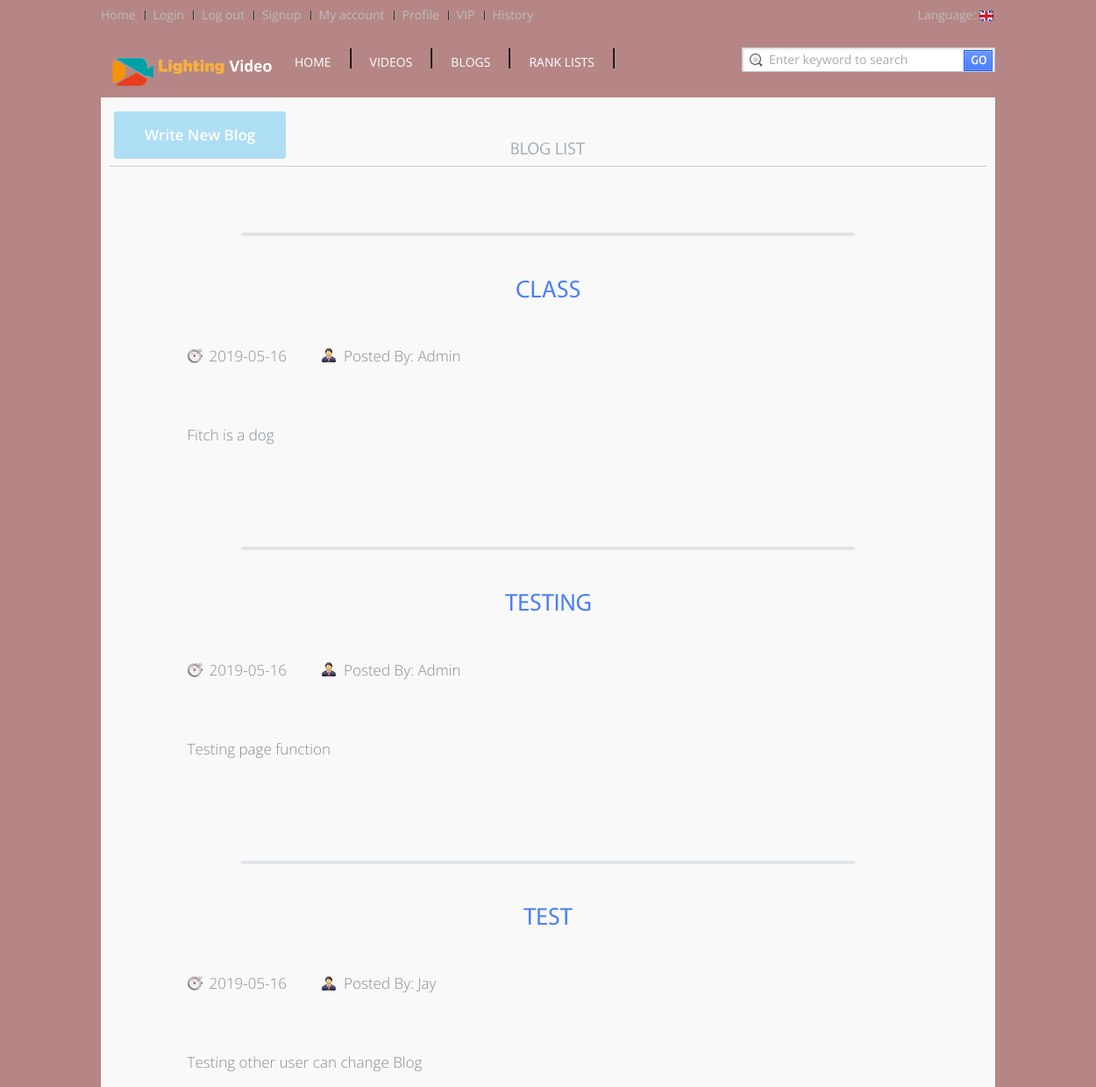
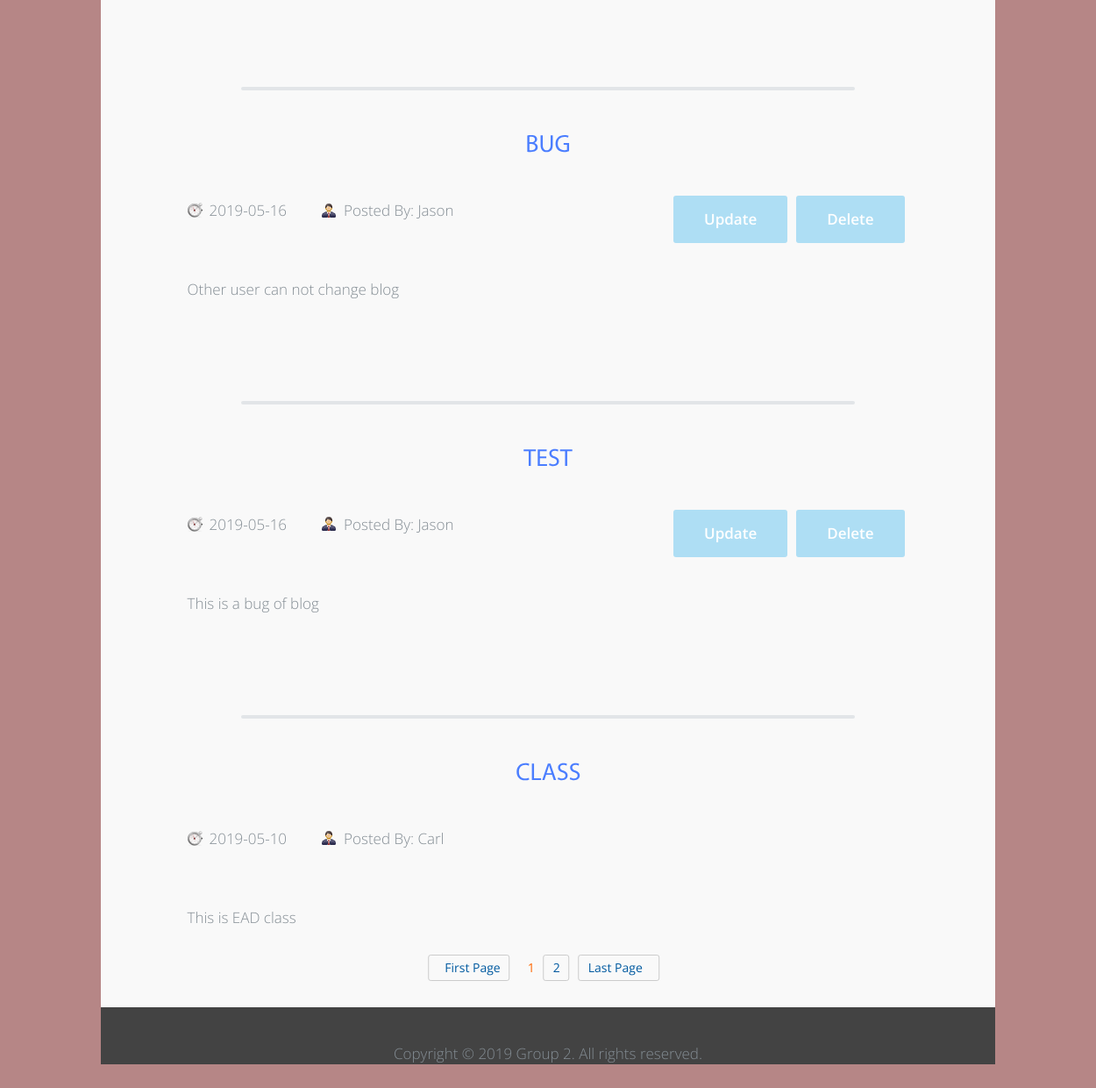
/blog/blogs.php (signed in), run on the app's committed database (2 pictures, top to bottom).
### tables this page shows
CREATE TABLE `blogs` (
  `bg_id` int(20) NOT NULL,
  `bg_title` text,
  `bg_date` date DEFAULT NULL,
  `bg_contents` text,
  `ac_id` int(20) DEFAULT NULL
);

CREATE TABLE `accounts` (
  `ac_id` int(20) NOT NULL,
  `ac_name` varchar(30) NOT NULL,
  `ac_password` varchar(20) NOT NULL,
  `ac_age` int(3) NOT NULL,
  `ac_phone` varchar(33) NOT NULL,
  `ac_email` varchar(30) NOT NULL,
  `ac_type` varchar(10) NOT NULL
);

### blog/blogs.php (the view, shortened to what this page needs)
<?php
require_once('../includes/rank_list_header.php');
?>
<link rel="stylesheet" href="../modal/bootstrap.min.css" />
<link rel="stylesheet" href="../js/confirm/example/example.css">
<link rel="stylesheet" href="../js/confirm/lib/sweet-alert.css">
</head>
<div id="content_sec" style="position:relative;">
    <div style='position:absolute;margin-top:-20px;z-index:100;'>
        <button style='display:inline;float:left;' data-toggle="modal" data-target="#myModal">Write New Blog</button>
    </div>
    <div class="col1">
        <div class="blog" style="position:relative;">
            <h2 class="heading">Blog List</h2>
            <ul class="bloglisting">
                <?php
                $num_rec_per_page = 6;
                if (isset($_GET["page"])) {
                    $page  = $_GET["page"];
                } else {
                    $page = 1;
                };
                $start_from = ($page - 1) * $num_rec_per_page;
                $query = "SELECT * ";
                $query .= "FROM blogs order by bg_id desc LIMIT $start_from, $num_rec_per_page ";
                $result = mysqli_query($connection, $query);
                while ($loop = mysqli_fetch_array($result)) {
                    $acid = $loop['ac_id'];
                    $query3 = "select ac_name from accounts where ac_id = '$acid'";
                    $result3 = mysqli_query($connection, $query3);
                    $row3 = mysqli_fetch_array($result3);
                    $bgidd = $loop["bg_id"];
                    echo "<li>";
                    echo "<div class='desc'>";
                    echo "<h3>" . "<a href='' class='colr'>" . $loop["bg_title"] . "</a>" . "</h3>";
                    if ($_SESSION['login_user'] == $row3['ac_name']) {
                        echo "<div style='display:inline;float:right;'>";
                        echo "<a href='deblog.php?bg_id=" . $loop["bg_id"] . "' onclick='return del();'><button>Delete</button></a>";
                        echo "</div>";
                        echo "<div style='display:inline;float:right;'>";
                        echo "<button data-toggle='modal' data-target='#myModal1' onclick='Value($bgidd)' >Update</button>";
                        echo "</div>";
                    } else { }
                    echo "<p class='time'>" . $loop['bg_date'] . "</p>";
                    echo "<p class='postedby'>Posted By:      " . $row3['ac_name'] . "</p>";
                    echo "<p class='txt'>" . $loop['bg_contents'] . "</p>";
                    echo "</div>";
                    echo "</li>";
                    ?>
                    <div class="container" style="z-index:200;">
                    </div>
                <?php
            }
            ?>
            </ul>
        </div>
    </div>
    <div class="page-icon" style="position:absolute;left:50%;bottom:0;transform: translate(-50%, -50%);">
        <ul>
            <?php
            $query2 = "SELECT * FROM blogs";
            $rs_result = mysqli_query($connection, $query2);
            $total_records = mysqli_num_rows($rs_result);
            $total_pages = ceil($total_records / $num_rec_per_page);
            echo "<a class='page-disabled' href='blogs.php?page=1'>" . "<i></i>First Page</a>";
            for ($i = 1; $i <= $total_pages; $i++) {
                if ($i == $page) {
                    echo "<span class='page-current'>$i</span>";
                } else {
                    echo "<a href='blogs.php?page=" . $i . "'>" . $i . "</a>";
                }
            };
            echo "<a class='page-next' href='blogs.php?page=$total_pages'>" . "Last Page<i></i></a>";
            ?>
        </ul>
    </div>
</div>
<div id="copyrights">
    <div class="inner">
        <p>Copyright © 2019 Group 2. All rights reserved.</p>
    </div>
</div>
</body>
</html>

### css/style.css (style rules this page uses)
* { padding: 0px; margin: 0px; }
body { min-height: 1000px; background-color:#4e3d3d; font-family: Verdana, Geneva, sans-serif; font-size: 11px; color: #666; }
a { text-decoration: none; outline: none; color: #666; }
.colr { color: #4b7eff !important; }
h2 { font-size: 20px; font-weight: normal; }
h3 { font-size: 18px; font-weight: normal; }
p { line-height: 18px; }
.heading { padding: 15px 0px 8px 0px; width: 100%; border-bottom: #cccccc solid 1px; margin-bottom: 10px; }
#content_sec { min-height: 1000px; position:relative; width: 1020px; height: 100%; float: left; background-color: #f9f9f9; border: #f9f9f9 solid 10px; }
.col1 { width: 100%; float: left; }
.blog { width: 100%; float: left; padding-bottom: 20px; }
.blog ul.bloglisting { width: 100%; float: left; list-style: none; }
.blog ul.bloglisting li { width: 100%; float: left; padding: 15px 0px; }
.blog ul.bloglisting li .desc { width: 823px; margin: auto; }
.blog ul.bloglisting li .desc h3 { padding-bottom: 7px; }
.blog ul.bloglisting li .desc p.txt { padding: 5px 0px; }
.blog ul.bloglisting li .desc p.time { float: left; background-image: url(../images/watch.gif); background-repeat: no-repeat; background-position: left; padding-left: 25px; margin-right: 40px; }
.blog ul.bloglisting li .desc p.postedby { float: left; background-image: url(../images/man.png); background-repeat: no-repeat; background-position: left; padding-left: 25px; }
.inner { width: 1000px; margin: 0px auto; }
#copyrights { width: 100%; background-color: #434343; padding-top: 10px; color: #888888; }
#copyrights p { float: center; text-align: center; }

### css/jason_lv.css (style rules this page uses)
body { background-color: #b68686 !important; }

### css/yema.css (style rules this page uses)
.page-icon { margin:20px 0 0 0; font-size:0; text-align:center; }
.page-icon a,.page-disabled,.page-next { border:1px solid #ccc; border-radius:3px; padding:4px 10px 5px; font-size:14PX; margin-right:10px; }
.page-icon a { text-decoration:none; color:#005aa0; }
.page-current { color:#ff6600; padding:4px 10px 5px; font-size:14PX; }
.page-disabled { color:#ccc; }
.page-next i,.page-disabled i { cursor:pointer; display:inline-block; width:5px; height:9px; background-image:url(http://img.mukewang.com/547fdbc60001bab900880700.gif); }
.page-disabled i { background-position:-80px -608px; margin-right:3px; }
.page-next i { background-position:-62px -608px; margin-left:3px; }

### js/confirm/example/example.css (style rules this page uses)
body { background-color: #f2f4f6; font-family: 'Open Sans', sans-serif; text-align: center; }
h2 { font-size: 20px; color: #A9B2BC; line-height: 25px; text-transform: uppercase; font-weight: 300; text-align: center; display: block; }
h3 { font-size: 28px; color: #C7CCD1; text-transform: uppercase; font-family: 'Open Sans Condensed', sans-serif; margin-top: 100px; text-align: center; position: relative; }
h3::after { content: ""; background-color: #e2e5e8; height: 4px; width: 700px; left: 50%; margin-left: -350px; position: absolute; margin-top: -50px; border-radius: 2px; }
a { text-decoration: none; }
p { max-width: 826px; margin: 30px auto; font-size: 17px; font-weight: 300; color: #848D94; line-height: 25px; text-align: left; }
button, .button { background-color: #AEDEF4; color: white; border: none; box-shadow: none; font-size: 17px; font-weight: 500; font-weight: 600; border-radius: 3px; padding: 15px 35px; margin: 26px 5px 0 5px; cursor: pointer; }

### data on the page
blogs: bg_date "2019-05-16", ac.ac_name "Admin", bg_contents "Fitch is a dog"
blogs: bg_date "2019-05-16", ac.ac_name "Admin", bg_contents "Testing page function"
blogs: bg_date "2019-05-16", ac.ac_name "Jay", bg_contents "Testing other user can change Blog"
blogs: bg_date "2019-05-16", ac.ac_name "Jason", bg_contents "Other user can not change blog"
blogs: bg_date "2019-05-16", ac.ac_name "Jason", bg_contents "This is a bug of blog"
blogs: bg_date "2019-05-10", ac.ac_name "Carl", bg_contents "This is EAD class"
